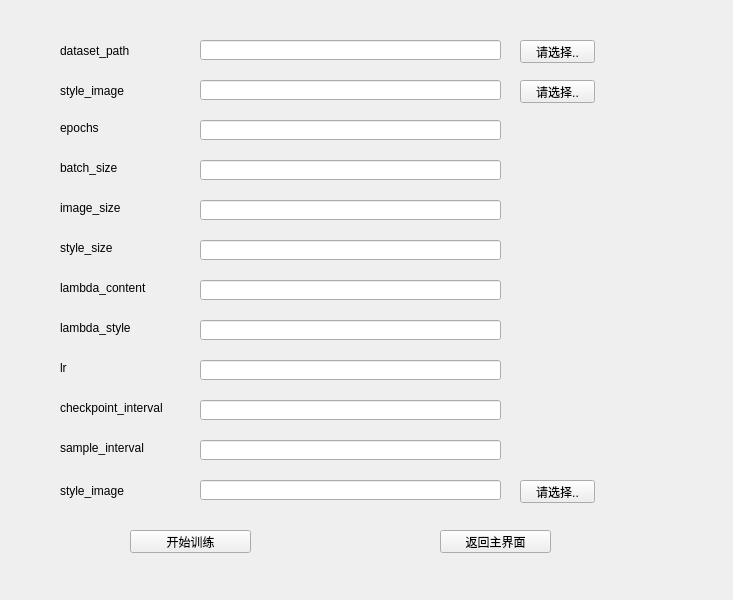
<?xml version="1.0" encoding="UTF-8"?>
<ui version="4.0">
 <class>MainWindow</class>
 <widget class="QMainWindow" name="MainWindow">
  <property name="geometry">
   <rect>
    <x>0</x>
    <y>0</y>
    <width>733</width>
    <height>600</height>
   </rect>
  </property>
  <property name="windowTitle">
   <string>模型训练</string>
  </property>
  <widget class="QWidget" name="centralwidget">
   <widget class="QLabel" name="label">
    <property name="geometry">
     <rect>
      <x>60</x>
      <y>40</y>
      <width>101</width>
      <height>21</height>
     </rect>
    </property>
    <property name="text">
     <string>dataset_path</string>
    </property>
   </widget>
   <widget class="QLineEdit" name="lineEdit">
    <property name="geometry">
     <rect>
      <x>200</x>
      <y>40</y>
      <width>301</width>
      <height>20</height>
     </rect>
    </property>
   </widget>
   <widget class="QPushButton" name="pushButton">
    <property name="geometry">
     <rect>
      <x>520</x>
      <y>40</y>
      <width>75</width>
      <height>23</height>
     </rect>
    </property>
    <property name="text">
     <string>请选择..</string>
    </property>
   </widget>
   <widget class="QLineEdit" name="lineEdit_2">
    <property name="geometry">
     <rect>
      <x>200</x>
      <y>80</y>
      <width>301</width>
      <height>20</height>
     </rect>
    </property>
   </widget>
   <widget class="QLabel" name="label_2">
    <property name="geometry">
     <rect>
      <x>60</x>
      <y>80</y>
      <width>91</width>
      <height>21</height>
     </rect>
    </property>
    <property name="text">
     <string>style_image</string>
    </property>
   </widget>
   <widget class="QPushButton" name="pushButton_2">
    <property name="geometry">
     <rect>
      <x>520</x>
      <y>80</y>
      <width>75</width>
      <height>23</height>
     </rect>
    </property>
    <property name="text">
     <string>请选择..</string>
    </property>
   </widget>
   <widget class="QLabel" name="label_3">
    <property name="geometry">
     <rect>
      <x>60</x>
      <y>120</y>
      <width>81</width>
      <height>16</height>
     </rect>
    </property>
    <property name="text">
     <string>epochs</string>
    </property>
   </widget>
   <widget class="QLabel" name="label_4">
    <property name="geometry">
     <rect>
      <x>60</x>
      <y>160</y>
      <width>91</width>
      <height>16</height>
     </rect>
    </property>
    <property name="text">
     <string>batch_size</string>
    </property>
   </widget>
   <widget class="QLabel" name="label_5">
    <property name="geometry">
     <rect>
      <x>60</x>
      <y>200</y>
      <width>91</width>
      <height>16</height>
     </rect>
    </property>
    <property name="text">
     <string>image_size</string>
    </property>
   </widget>
   <widget class="QLabel" name="label_6">
    <property name="geometry">
     <rect>
      <x>60</x>
      <y>240</y>
      <width>91</width>
      <height>16</height>
     </rect>
    </property>
    <property name="text">
     <string>style_size</string>
    </property>
   </widget>
   <widget class="QLabel" name="label_7">
    <property name="geometry">
     <rect>
      <x>60</x>
      <y>280</y>
      <width>111</width>
      <height>16</height>
     </rect>
    </property>
    <property name="text">
     <string>lambda_content</string>
    </property>
   </widget>
   <widget class="QLabel" name="label_8">
    <property name="geometry">
     <rect>
      <x>60</x>
      <y>320</y>
      <width>91</width>
      <height>16</height>
     </rect>
    </property>
    <property name="text">
     <string>lambda_style</string>
    </property>
   </widget>
   <widget class="QLabel" name="label_9">
    <property name="geometry">
     <rect>
      <x>60</x>
      <y>360</y>
      <width>91</width>
      <height>16</height>
     </rect>
    </property>
    <property name="text">
     <string>lr</string>
    </property>
   </widget>
   <widget class="QLabel" name="label_10">
    <property name="geometry">
     <rect>
      <x>60</x>
      <y>400</y>
      <width>131</width>
      <height>16</height>
     </rect>
    </property>
    <property name="text">
     <string>checkpoint_interval</string>
    </property>
   </widget>
   <widget class="QLabel" name="label_11">
    <property name="geometry">
     <rect>
      <x>60</x>
      <y>440</y>
      <width>111</width>
      <height>16</height>
     </rect>
    </property>
    <property name="text">
     <string>sample_interval</string>
    </property>
   </widget>
   <widget class="QLineEdit" name="lineEdit_3">
    <property name="geometry">
     <rect>
      <x>200</x>
      <y>480</y>
      <width>301</width>
      <height>20</height>
     </rect>
    </property>
   </widget>
   <widget class="QLabel" name="label_12">
    <property name="geometry">
     <rect>
      <x>60</x>
      <y>480</y>
      <width>91</width>
      <height>21</height>
     </rect>
    </property>
    <property name="text">
     <string>style_image</string>
    </property>
   </widget>
   <widget class="QPushButton" name="pushButton_3">
    <property name="geometry">
     <rect>
      <x>520</x>
      <y>480</y>
      <width>75</width>
      <height>23</height>
     </rect>
    </property>
    <property name="text">
     <string>请选择..</string>
    </property>
   </widget>
   <widget class="QLineEdit" name="lineEdit_4">
    <property name="geometry">
     <rect>
      <x>200</x>
      <y>120</y>
      <width>301</width>
      <height>20</height>
     </rect>
    </property>
   </widget>
   <widget class="QLineEdit" name="lineEdit_5">
    <property name="geometry">
     <rect>
      <x>200</x>
      <y>160</y>
      <width>301</width>
      <height>20</height>
     </rect>
    </property>
   </widget>
   <widget class="QLineEdit" name="lineEdit_6">
    <property name="geometry">
     <rect>
      <x>200</x>
      <y>200</y>
      <width>301</width>
      <height>20</height>
     </rect>
    </property>
   </widget>
   <widget class="QLineEdit" name="lineEdit_7">
    <property name="geometry">
     <rect>
      <x>200</x>
      <y>240</y>
      <width>301</width>
      <height>20</height>
     </rect>
    </property>
   </widget>
   <widget class="QLineEdit" name="lineEdit_8">
    <property name="geometry">
     <rect>
      <x>200</x>
      <y>280</y>
      <width>301</width>
      <height>20</height>
     </rect>
    </property>
   </widget>
   <widget class="QLineEdit" name="lineEdit_9">
    <property name="geometry">
     <rect>
      <x>200</x>
      <y>320</y>
      <width>301</width>
      <height>20</height>
     </rect>
    </property>
   </widget>
   <widget class="QLineEdit" name="lineEdit_10">
    <property name="geometry">
     <rect>
      <x>200</x>
      <y>360</y>
      <width>301</width>
      <height>20</height>
     </rect>
    </property>
   </widget>
   <widget class="QLineEdit" name="lineEdit_11">
    <property name="geometry">
     <rect>
      <x>200</x>
      <y>400</y>
      <width>301</width>
      <height>20</height>
     </rect>
    </property>
   </widget>
   <widget class="QLineEdit" name="lineEdit_12">
    <property name="geometry">
     <rect>
      <x>200</x>
      <y>440</y>
      <width>301</width>
      <height>20</height>
     </rect>
    </property>
   </widget>
   <widget class="QPushButton" name="pushButton_4">
    <property name="geometry">
     <rect>
      <x>130</x>
      <y>530</y>
      <width>121</width>
      <height>23</height>
     </rect>
    </property>
    <property name="text">
     <string>开始训练</string>
    </property>
   </widget>
   <widget class="QPushButton" name="pushButton_5">
    <property name="geometry">
     <rect>
      <x>440</x>
      <y>530</y>
      <width>111</width>
      <height>23</height>
     </rect>
    </property>
    <property name="text">
     <string>返回主界面</string>
    </property>
   </widget>
  </widget>
 </widget>
 <resources/>
 <connections/>
</ui>
